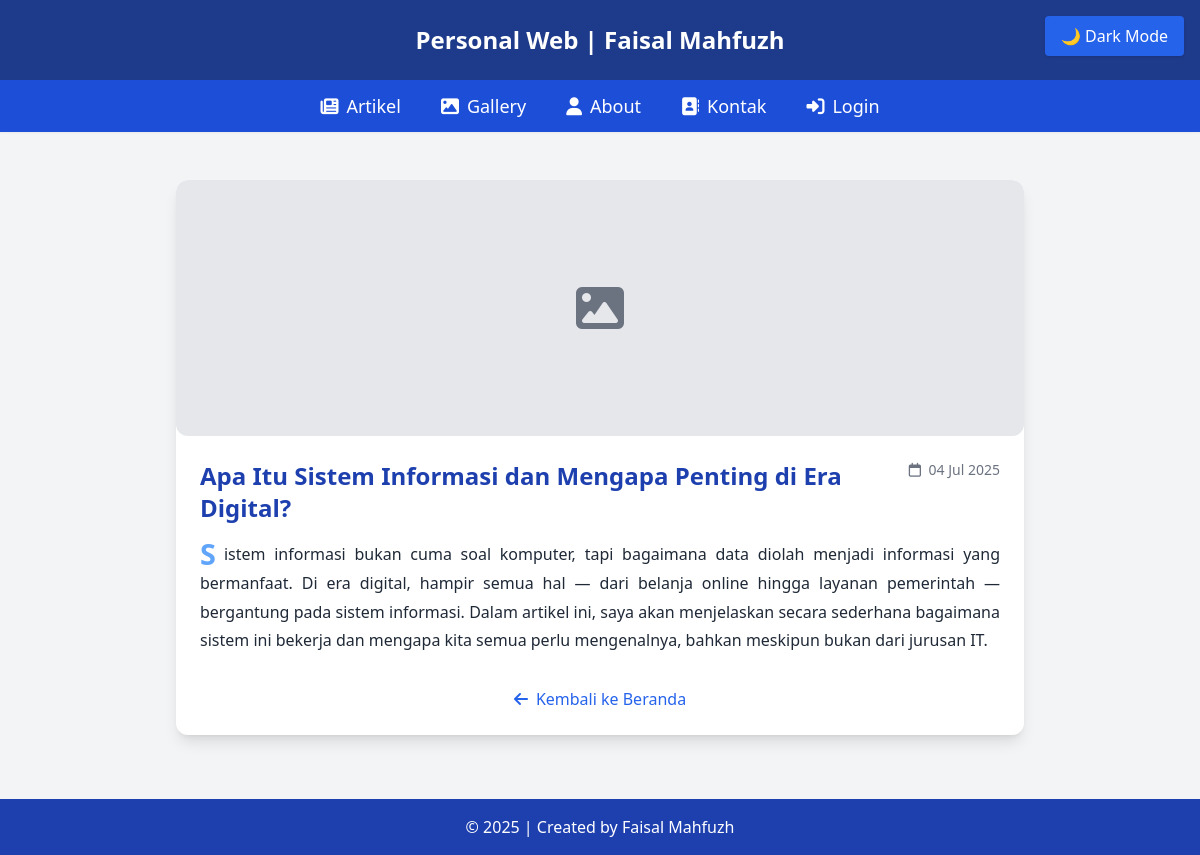
Screenshot of /detail_artikel.php?id=26 with the database file from the repository.
### tables this page shows
CREATE TABLE `tbl_artikel` (
  `id_artikel` int(11) NOT NULL,
  `nama_artikel` varchar(255) NOT NULL,
  `isi_artikel` text NOT NULL,
  `gambar` varchar(100) DEFAULT NULL,
  `tanggal` date DEFAULT NULL,
  `penulis` varchar(100) DEFAULT NULL,
  `id_kategori` int(11) DEFAULT NULL
);

### detail_artikel.php (the view, shortened to what this page needs)
<?php
include "koneksi.php";
$id = intval($_GET['id']);
$sql = "SELECT * FROM tbl_artikel WHERE id_artikel = $id";
$query = mysqli_query($db, $sql);
$data = mysqli_fetch_assoc($query);
?>
<!DOCTYPE html>
<html lang="id">
<head>
  <script src="https://cdn.tailwindcss.com"></script>
  <link rel="stylesheet" href="https://cdnjs.cloudflare.com/ajax/libs/font-awesome/6.4.0/css/all.min.css">
</head>
<body class="bg-gray-100 dark:bg-gray-900 text-gray-800 dark:text-gray-100 font-sans transition-colors duration-300">
  <div class="fixed top-4 right-4 z-50">
    <button onclick="toggleDarkMode()" id="darkModeBtn" class="bg-blue-600 hover:bg-blue-700 text-white px-4 py-2 rounded shadow transition-colors duration-300">
    </button>
  </div>
  <header class="bg-blue-900 dark:bg-gray-800 text-white text-center p-6 text-2xl font-bold">
    Personal Web | Faisal Mahfuzh
  </header>
  <nav class="bg-blue-700 dark:bg-gray-700 text-white py-3 shadow-sm sticky top-0 z-40">
    <ul class="flex justify-center space-x-10 font-medium text-lg">
      <li><a href="index.php" class="hover:underline"><i class="fas fa-newspaper mr-2"></i>Artikel</a></li>
      <li><a href="gallery.php" class="hover:underline"><i class="fas fa-image mr-2"></i>Gallery</a></li>
      <li><a href="about.php" class="hover:underline"><i class="fas fa-user mr-2"></i>About</a></li>
      <li><a href="kontak.php" class="hover:underline"><i class="fas fa-address-book mr-2"></i>Kontak</a></li>
      <li><a href="admin/login.php" class="hover:underline"><i class="fas fa-sign-in-alt mr-2"></i>Login</a></li>
    </ul>
  </nav>
  <main class="max-w-4xl mx-auto p-6 mt-6">
    <div class="bg-white dark:bg-gray-800 rounded-xl shadow-lg overflow-hidden transition">
      <?php if (!empty($data['gambar'])):
        $gambarPath = "uploads/" . htmlspecialchars($data['gambar']);
        if (file_exists($gambarPath)): ?>
          <img src="<?= $gambarPath ?>"
               alt="<?= htmlspecialchars($data['nama_artikel']) ?>"
               class="w-full h-96 object-cover article-image">
        <?php else: ?>
          <div class="bg-gray-200 border-2 border-dashed rounded-xl w-full h-64 flex items-center justify-center text-gray-500">
            <i class="fas fa-image text-5xl"></i>
          </div>
        <?php endif; ?>
      <?php else: ?>
        <div class="bg-gray-200 dark:bg-gray-700 border-2 border-dashed rounded-xl w-full h-64 flex items-center justify-center text-gray-500 dark:text-gray-400">
          <i class="fas fa-image text-5xl"></i>
        </div>
      <?php endif; ?>
      <div class="p-6">
        <div class="flex justify-between items-start mb-4">
          <h1 class="text-2xl font-bold text-blue-800 dark:text-blue-400">
            <?= htmlspecialchars($data['nama_artikel']) ?>
          </h1>
          <span class="text-sm text-gray-500 dark:text-gray-400 whitespace-nowrap">
            <i class="far fa-calendar mr-1"></i> <?= date('d M Y', strtotime($data['tanggal'])) ?>
          </span>
        </div>
        <article class="prose prose-lg max-w-none dark:prose-invert">
          <div class="justify-text">
            <?= nl2br(htmlspecialchars($data['isi_artikel'])) ?>
          </div>
        </article>
        <div class="mt-8 text-center">
          <a href="index.php" class="inline-flex items-center text-blue-600 dark:text-blue-400 hover:text-blue-800 dark:hover:text-blue-300 transition-colors">
            <i class="fas fa-arrow-left mr-2"></i> Kembali ke Beranda
          </a>
        </div>
      </div>
    </div>
  </main>
  <footer class="bg-blue-800 dark:bg-gray-800 text-white text-center py-4 mt-10">
    &copy; <?php echo date('Y'); ?> | Created by Faisal Mahfuzh
  </footer>
</body>
</html>

### detail_artikel.php (style rules this page uses)
.justify-text { text-align: justify; line-height: 1.8; }
.justify-text::first-letter { font-size: 1.8rem; font-weight: bold; color: #60a5fa; float: left; margin-right: 8px; line-height: 1; }

### rows the page displays
tbl_artikel: nama_artikel "Apa Itu Sistem Informasi dan Mengapa Penting di Era Digital?", tanggal "04 Jul 2025", isi_artikel "Sistem informasi bukan cuma soal komputer, tapi bagaimana data diolah menjadi informasi yang bermanfaat. Di era digital, hampir semua hal — dari belanja online hingga layanan pemerintah — bergantung pada sistem informasi. Dalam artikel ini, saya akan menjelaskan secara sederhana bagaimana sistem ini bekerja dan mengapa kita semua perlu mengenalnya, bahkan meskipun bukan dari jurusan IT."
